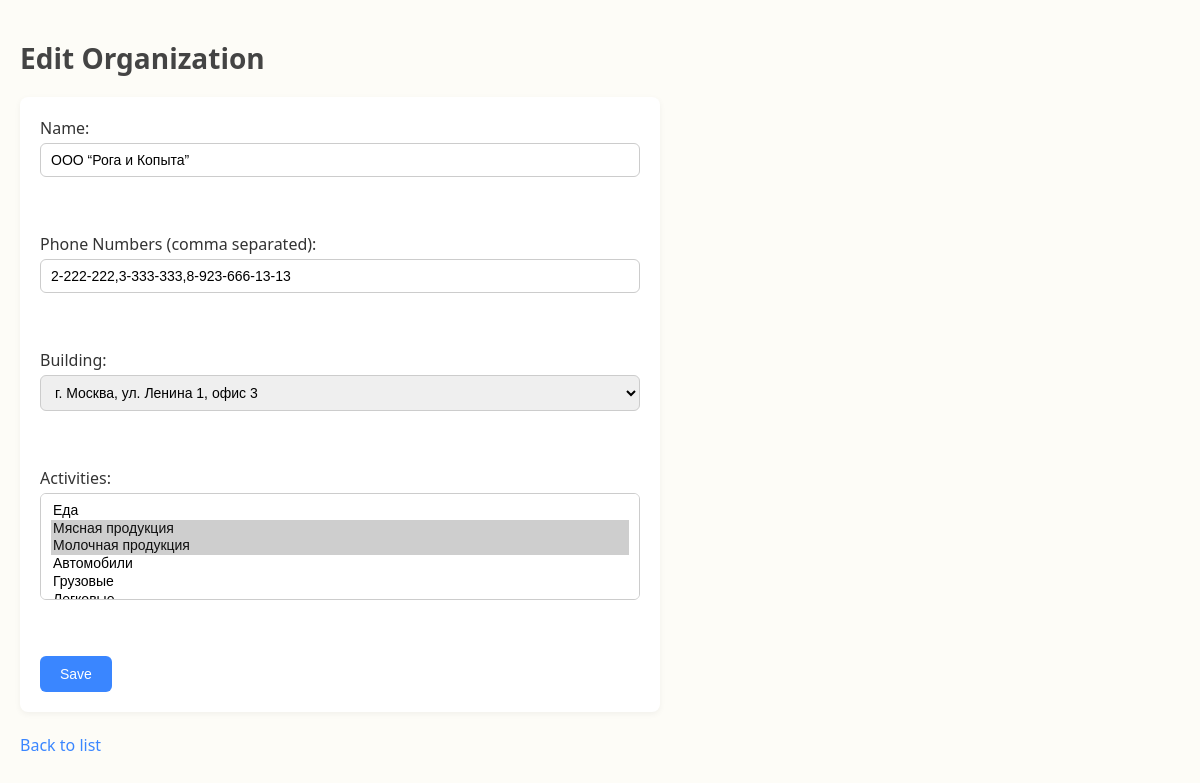
/organizations/org/edit/1, run on the app's committed database.
### app/models.py (models this page shows)
class Organization(Base):
    __tablename__ = "organizations"
    id = Column(Integer, primary_key=True, index=True)
    name = Column(String, index=True, nullable=False)
    phone_numbers = Column(String)  # хранить через запятую
    building_id = Column(Integer, ForeignKey("buildings.id"))
    building = relationship("Building", back_populates="organizations")
    activities = relationship("Activity", secondary=organization_activity, back_populates="organizations")

class Building(Base):
    __tablename__ = "buildings"
    id = Column(Integer, primary_key=True, index=True)
    address = Column(String, unique=True, nullable=False)
    latitude = Column(Float, nullable=False)
    longitude = Column(Float, nullable=False)
    organizations = relationship("Organization", back_populates="building")

### app/routers/organizations.py (the view)
@router.get("/org/edit/{org_id}")
def edit_organization_form(request: Request, org_id: int, db: Session = Depends(deps.get_db)):
    org = db.query(models.Organization).filter(models.Organization.id == org_id).first()
    if not org:
        return RedirectResponse("/organizations", status_code=303)
    org.phone_numbers = org.phone_numbers.split(",") if org.phone_numbers else []
    org.activity_ids = [a.id for a in org.activities] if org.activities else []
    buildings = db.query(models.Building).all()
    activities = db.query(models.Activity).all()
    return templates.TemplateResponse("org_form.html", {
        "request": request,
        "org": org,
        "buildings": buildings,
        "activities": activities
    })

### app/templates/org_form.html (shortened to what this page needs)
<!DOCTYPE html>
<html>
<head>
    <link rel="stylesheet" href="/static/css/style.css">
</head>
<body>
    <h1>{{ 'Edit' if org else 'Create' }} Organization</h1>
    <form method="post">
        <label>Name: <input type="text" name="name" value="{{ org.name if org else '' }}"></label><br><br>
        <label>Phone Numbers (comma separated): <input type="text" name="phone_numbers" value="{{ org.phone_numbers | join(',') if org else '' }}"></label><br><br>
        <label>Building:
            <select name="building_id">
                {% for b in buildings %}
                <option value="{{ b.id }}" {% if org and org.building_id == b.id %}selected{% endif %}>{{ b.address }}</option>
                {% endfor %}
            </select>
        </label><br><br>
        <label>Activities:
            <select name="activity_ids" multiple size="5">
                {% for a in activities %}
                <option value="{{ a.id }}" {% if org and a.id in org.activity_ids %}selected{% endif %}>
                    {{ a.name }}
                </option>
                {% endfor %}
            </select>
        </label><br><br>
        <button type="submit">Save</button>
    </form>
    <br>
    <a href="/organizations">Back to list</a>
</body>
</html>

### static/css/style.css (style rules this page uses)
body { font-family: "Segoe UI", Tahoma, Geneva, Verdana, sans-serif; background-color: #fdfcf7; color: #333; margin: 0; padding: 20px; }
h1 { font-size: 28px; margin-bottom: 20px; color: #444; }
a { text-decoration: none; color: #3a86ff; margin-right: 10px; transition: color 0.2s; }
form { max-width: 600px; background: #fff; padding: 20px; border-radius: 8px; box-shadow: 0 2px 6px rgba(0,0,0,0.05); }
label { display: block; margin-bottom: 12px; font-weight: 500; }
input[type="text"], input[type="number"], select { width: 100%; padding: 8px 10px; margin-top: 4px; border: 1px solid #ccc; border-radius: 6px; box-sizing: border-box; font-size: 14px; transition: border-color 0.2s; }
button { padding: 10px 20px; border: none; background-color: #3a86ff; color: #fff; font-size: 14px; border-radius: 6px; cursor: pointer; transition: background-color 0.2s; }

### data on the page
Organization: name "ООО “Рога и Копыта”", phone_numbers "2-222-222,3-333-333,8-923-666-13-13", building_id "г. Москва, ул. Ленина 1, офис 3"

### other printed values
{{ 'Edit' if org else 'Create' }} "Edit"
form field activity_ids "Еда / Мясная продукция ☑ / Молочная продукция ☑ / Автомобили / Грузовые"
